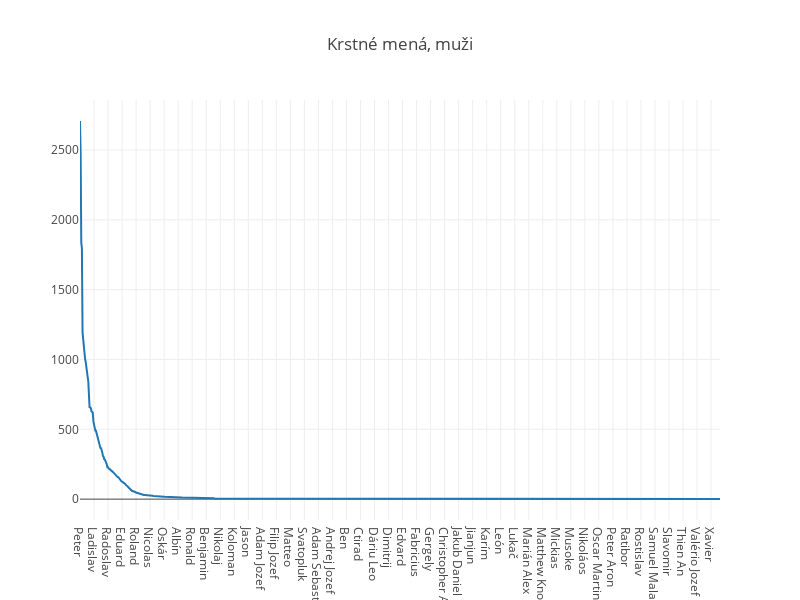

Write notebook code for a chart like this one.
### Code cell
iplot(
    {"data": [go.Scatter(x=MenaM['Krstné_meno'], y=MenaM['Počet'])],
     "layout": go.Layout({"title": "Krstné mená, muži", "width": 800,"height": 600})},show_link=False, 
)

### Figure 1 — Plotly figure (JSON) as saved in the notebook; plotly's stock layout.template omitted (floating-point values rounded to 4 significant figures; data arrays with more than 128 entries replaced by an {"elided": "..."} marker saying what was removed)
{"data": [{"type": "scatter", "uid": "736ecbdc-d470-11e8-8b04-00163e1b6ae5", "x": {"elided": "1005 str values"}, "y": {"elided": "1005 int values"}}], "layout": {"height": 600, "title": "Krstné mená, muži", "width": 800}}
